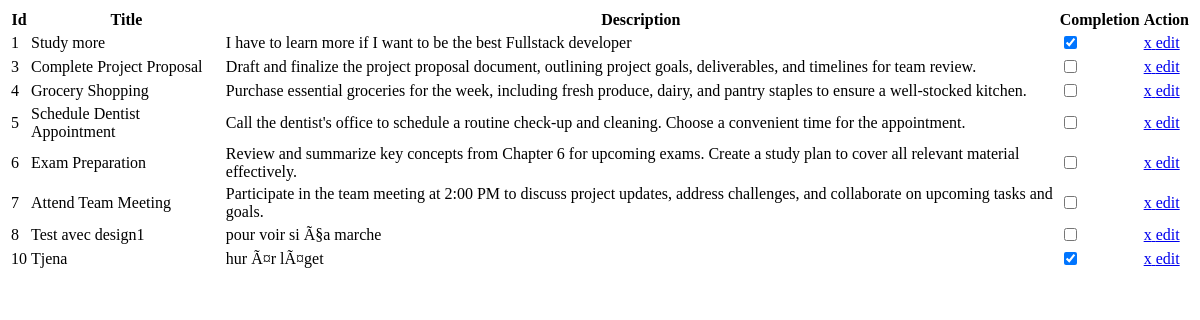
Page /view.php on the earlier database version.
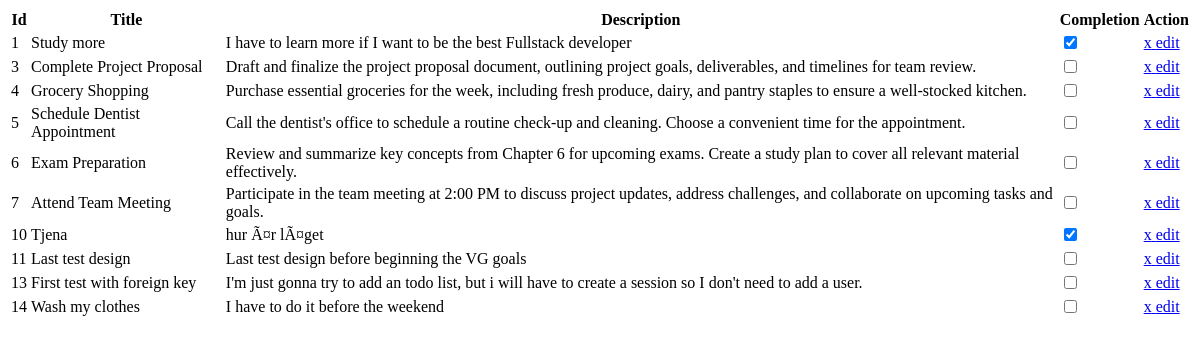
Same page on the later database version.
### tables this page shows
CREATE TABLE `tasks` (
  `id` int(11) NOT NULL AUTO_INCREMENT,
  `title` varchar(255) DEFAULT NULL,
  `description` varchar(255) DEFAULT NULL,
  `completion` tinyint(4) DEFAULT 0,
  `userID` int(11) DEFAULT NULL,
  `listId` int(11) DEFAULT NULL,
  PRIMARY KEY (`id`),
  KEY `userID` (`userID`),
  KEY `listId` (`listId`),
  CONSTRAINT `tasks_ibfk_1` FOREIGN KEY (`userID`) REFERENCES `Users` (`userID`),
  CONSTRAINT `tasks_ibfk_2` FOREIGN KEY (`listId`) REFERENCES `lists` (`listId`)
);

### view.php (the view, shortened to what this page needs)
<?php
    include "config.php";
    $stmt = $pdo->prepare("SELECT * FROM tasks");
    $stmt->execute();
    $results = $stmt->fetchAll();
?>
<!DOCTYPE html>
<html>
    <head>
        <link rel="stylesheet" href="">
    </head>
    <body>
        <div class="container">
            <table class="table">
                <tr>
                    <th>Id</th>
                    <th>Title</th>
                    <th>Description</th>
                    <th>Completion</th>
                    <th>Action</th>
                </tr>
                <?php
                    foreach($results as $result) {
                        echo "<tr>
                                <td>" . $result['id'] . "</td>
                                <td>" . $result['title'] . "</td>
                                <td>" . $result['description'] . "</td>";
                        if($result['completion'] == FALSE) {
                            echo "<td><input type=\"checkbox\"></td>";
                        } else {
                            echo "<td><input type=\"checkbox\" checked></td>";
                        }
                        echo "<td><a href=\"delete.php?id=" . $result['id'] . "\">x</a><a href=\"update.php?id=" . $result['id'] . "\"> edit</a></td>";
                        echo  "</tr>";
                    }
                ?>
            </table>
        </div>
    </body>
</html>

Differences in the rows shown:
removed tasks: id "8", title "Test avec design1", description "pour voir si Ã§a marche"
added tasks: id "11", title "Last test design", description "Last test design before beginning the VG goals"
added tasks: id "13", title "First test with foreign key", description "I'm just gonna try to add an todo list, but i will have to create a session so I don't need to add a user."
added tasks: id "14", title "Wash my clothes", description "I have to do it before the weekend"
